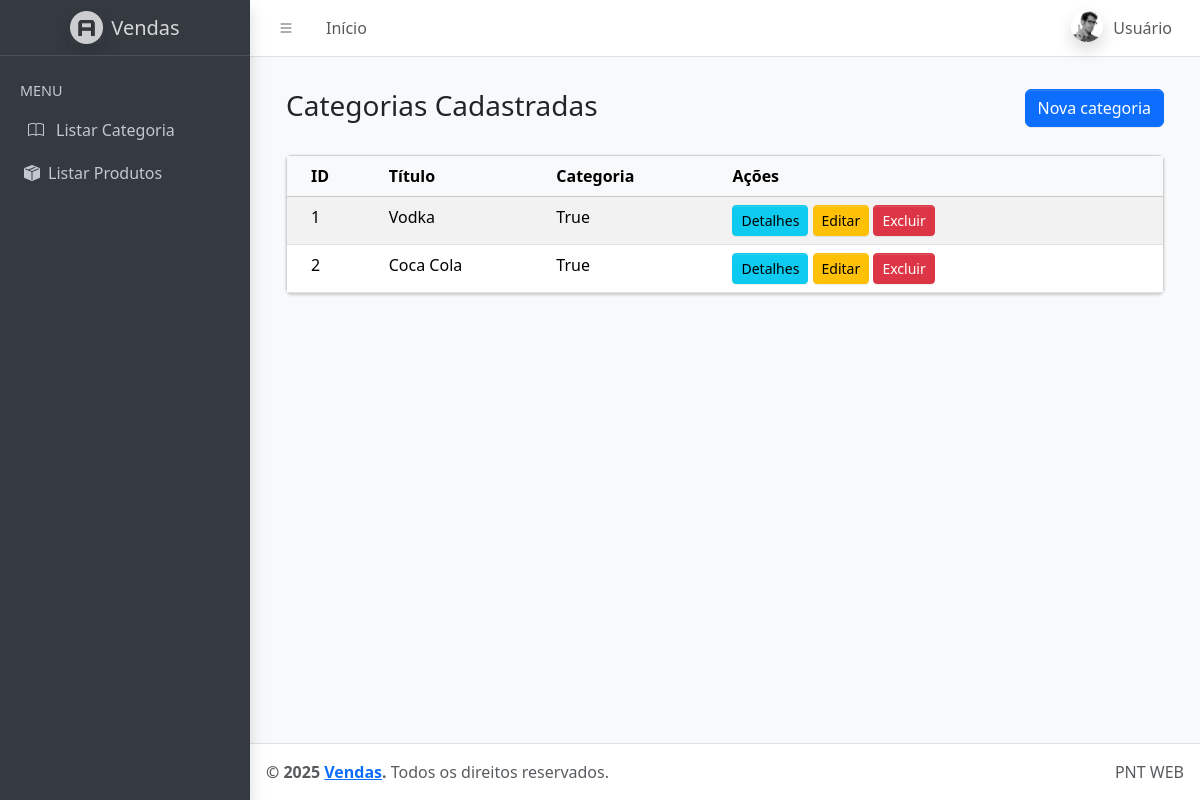
/listarcategoria, run on an earlier commit of the app's database.
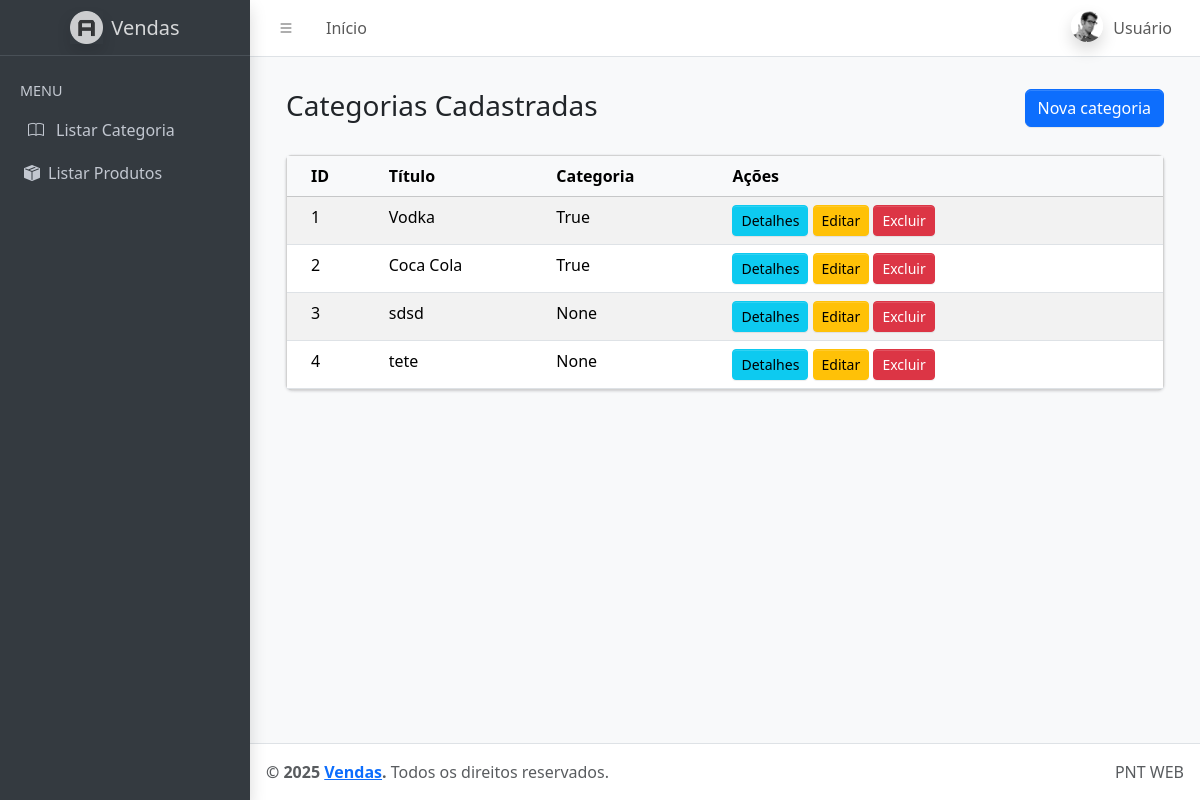
And on a later commit of the database.
### tables this page shows
CREATE TABLE categoria(
   id integer primary key autoincrement,
   nome varchar(50) not null,
   descricao text, 
   ativo boolean,
   imagem blob,
   img varchar(100)
);

### app.py (the view)
@app.route("/listarcategoria")
def listarCategoria():
    conn = conexao()
    categoria = conn.execute('select * from categoria')
    return render_template('admin/listar_categoria.html',
                           categorias = categoria )

### app.py (called while the page is built)
def conexao():
    conn = sqlite3.connect("database.db")
    conn.row_factory = sqlite3.Row
    return conn

### templates/admin/listar_categoria.html (shortened to what this page needs)
{% extends 'admin/base_admin.html' %}
{% block content %}
<div class="container-fluid">
    <div class="row mb-4">
        <div class="col">
            <h1 class="h3">Categorias Cadastradas</h1>
        </div>
        <div class="col text-end">
            <a href="{{url_for('cadastrarCategoria')}}" class="btn btn-primary">
                 Nova categoria
            </a>
        </div>
    </div>
    <div class="card">
        <div class="card-body p-0">
            <table class="table table-striped m-0">
                <thead class="table-light">
                    <tr>
                        <th>ID</th>
                        <th>Título</th>
                        <th>Categoria</th>
                        <th>Ações</th>
                    </tr>
                </thead>
                <tbody>
                    {% for i in categorias %}
                    <tr>
                        <td>{{ i['id'] }}</td>
                        <td>{{ i['nome']}}</td>
                        <td>{{i['ativo'] }}</td>
                        <td>
                            <a href="#" class="btn btn-sm btn-info">Detalhes</a>
                            <a href="#" class="btn btn-sm btn-warning">Editar</a>
                            <form action="#" method="POST" style="display:inline;"
                                onsubmit="return confirm('Deseja excluir este livro?')">
                                <button type="submit" class="btn btn-sm btn-danger">Excluir</button>
                            </form>
                        </td>
                    </tr>
                    {% endfor %}
                </tbody>
            </table>
        </div>
    </div>
</div>
{% endblock %}

### templates/admin/base_admin.html (shortened to what this page needs)
<!doctype html>
<html lang="pt-br">
<head>
    <link rel="stylesheet" href="https://cdn.jsdelivr.net/npm/@fontsource/source-sans-3@5.0.12/index.css" />
    <link rel="stylesheet" href="https://cdn.jsdelivr.net/npm/bootstrap-icons@1.11.3/font/bootstrap-icons.min.css" />
    <link rel="stylesheet"
        href="https://cdn.jsdelivr.net/npm/overlayscrollbars@2.10.1/styles/overlayscrollbars.min.css" />
    <link rel="stylesheet" href="{{ url_for('static', filename='dist/css/adminlte.css') }}" />
</head>
<body class="layout-fixed sidebar-expand-lg bg-body-tertiary">
    <div class="app-wrapper">
        <nav class="app-header navbar navbar-expand bg-body">
            <div class="container-fluid">
                <ul class="navbar-nav">
                    <li class="nav-item">
                        <a class="nav-link" data-lte-toggle="sidebar" href="#" role="button">
                            <i class="bi bi-list"></i>
                        </a>
                    </li>
                    <li class="nav-item d-none d-md-block">
                        <a href="#" class="nav-link">Início</a>
                    </li>
                </ul>
                <ul class="navbar-nav ms-auto">
                    <li class="nav-item dropdown user-menu">
                        <a href="#" class="nav-link dropdown-toggle" data-bs-toggle="dropdown">
                            <img src="{{ url_for('static', filename='dist/assets/img/user2-160x160.jpg') }}"
                                class="user-image rounded-circle shadow" alt="User Image" />
                            <span class="d-none d-md-inline">Usuário</span>
                        </a>
                    </li>
                </ul>
            </div>
        </nav>
        <aside class="app-sidebar bg-body-secondary shadow" data-bs-theme="dark">
            <div class="sidebar-brand">
                <a href="#" class="brand-link">
                    <img src="{{ url_for('static', filename='dist/assets/img/AdminLTELogo.png') }}" alt="Logo"
                        class="brand-image opacity-75 shadow" />
                    <span class="brand-text fw-light">Vendas</span>
                </a>
            </div>
            <div class="sidebar-wrapper">
                <nav class="mt-2">
                    <ul class="nav sidebar-menu flex-column" data-lte-toggle="treeview" role="menu">
                        <li class="nav-header">MENU</li>
                        <li class="nav-item">
                            <a href="{{url_for('listarCategoria')}}" class="nav-link">
                                <i class="nav-icon bi bi-book"></i>
                                <p>Listar Categoria</p>
                            </a>
                        </li>
                        <li class="nav-item">
                            <a href="#" class="nav-link">
                                <i class="bi bi-box-seam-fill"></i>
                                <p>Listar Produtos</p>
                            </a>
                        </li>
                    </ul>
                </nav>
            </div>
        </aside>
        <main class="app-main">
            <div class="app-content-header px-4 pt-3">
            </div>
            <div class="app-content px-4 pb-4">
                {% block content %}{% endblock %}
            </div>
        </main>
        <footer class="app-footer">
            <div class="float-end d-none d-sm-inline">PNT WEB</div>
            <strong>&copy; 2025 <a href="#">Vendas</a>.</strong> Todos os direitos reservados.
        </footer>
    </div>
</body>
</html>

What changed in the data, as far as the page shows it:
added categoria: id "3", nome "sdsd", ativo "None"
added categoria: id "4", nome "tete", ativo "None"
